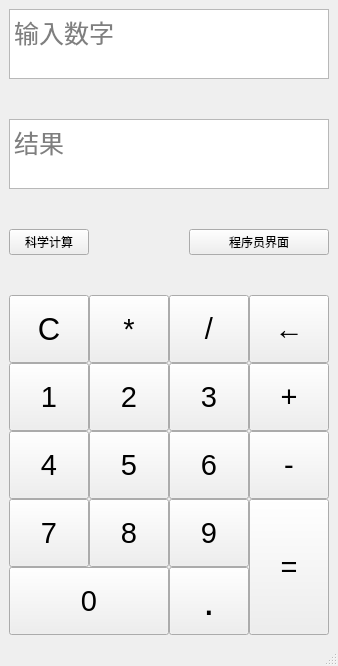
<?xml version="1.0" encoding="UTF-8"?>
<ui version="4.0">
 <class>MainWindow</class>
 <widget class="QMainWindow" name="MainWindow">
  <property name="geometry">
   <rect>
    <x>0</x>
    <y>0</y>
    <width>336</width>
    <height>666</height>
   </rect>
  </property>
  <property name="minimumSize">
   <size>
    <width>0</width>
    <height>0</height>
   </size>
  </property>
  <property name="maximumSize">
   <size>
    <width>33606</width>
    <height>66666</height>
   </size>
  </property>
  <property name="windowTitle">
   <string>计算器</string>
  </property>
  <widget class="QWidget" name="centralwidget">
   <layout class="QVBoxLayout" name="verticalLayout_4" stretch="1,6">
    <property name="spacing">
     <number>40</number>
    </property>
    <item>
     <layout class="QVBoxLayout" name="verticalLayout_3">
      <item>
       <widget class="QTextEdit" name="textEdit">
        <property name="font">
         <font>
          <pointsize>19</pointsize>
         </font>
        </property>
        <property name="readOnly">
         <bool>true</bool>
        </property>
        <property name="html">
         <string>&lt;!DOCTYPE HTML PUBLIC &quot;-//W3C//DTD HTML 4.0//EN&quot; &quot;http://www.w3.org/TR/REC-html40/strict.dtd&quot;&gt;
&lt;html&gt;&lt;head&gt;&lt;meta name=&quot;qrichtext&quot; content=&quot;1&quot; /&gt;&lt;style type=&quot;text/css&quot;&gt;
p, li { white-space: pre-wrap; }
&lt;/style&gt;&lt;/head&gt;&lt;body style=&quot; font-family:'SimSun'; font-size:19pt; font-weight:400; font-style:normal;&quot;&gt;
&lt;p style=&quot;-qt-paragraph-type:empty; margin-top:0px; margin-bottom:0px; margin-left:0px; margin-right:0px; -qt-block-indent:0; text-indent:0px; font-size:20pt;&quot;&gt;&lt;br /&gt;&lt;/p&gt;&lt;/body&gt;&lt;/html&gt;</string>
        </property>
        <property name="placeholderText">
         <string>输入数字</string>
        </property>
       </widget>
      </item>
      <item>
       <widget class="QTextEdit" name="textEdit_2">
        <property name="enabled">
         <bool>true</bool>
        </property>
        <property name="font">
         <font>
          <pointsize>19</pointsize>
         </font>
        </property>
        <property name="readOnly">
         <bool>true</bool>
        </property>
        <property name="placeholderText">
         <string>结果</string>
        </property>
       </widget>
      </item>
      <item>
       <layout class="QHBoxLayout" name="horizontalLayout_7" stretch="1,1">
        <property name="spacing">
         <number>100</number>
        </property>
        <item>
         <widget class="QPushButton" name="pushButton_sen">
          <property name="sizePolicy">
           <sizepolicy hsizetype="Fixed" vsizetype="Minimum">
            <horstretch>0</horstretch>
            <verstretch>0</verstretch>
           </sizepolicy>
          </property>
          <property name="text">
           <string>科学计算</string>
          </property>
         </widget>
        </item>
        <item>
         <widget class="QPushButton" name="pushButton_it">
          <property name="text">
           <string>程序员界面</string>
          </property>
         </widget>
        </item>
       </layout>
      </item>
     </layout>
    </item>
    <item>
     <layout class="QVBoxLayout" name="verticalLayout_2" stretch="1,1,1,2">
      <property name="spacing">
       <number>0</number>
      </property>
      <item>
       <layout class="QHBoxLayout" name="horizontalLayout" stretch="2,1,1,0">
        <property name="spacing">
         <number>0</number>
        </property>
        <item>
         <widget class="QPushButton" name="Button_clear">
          <property name="sizePolicy">
           <sizepolicy hsizetype="Minimum" vsizetype="Minimum">
            <horstretch>5</horstretch>
            <verstretch>0</verstretch>
           </sizepolicy>
          </property>
          <property name="font">
           <font>
            <pointsize>23</pointsize>
           </font>
          </property>
          <property name="text">
           <string>C</string>
          </property>
         </widget>
        </item>
        <item>
         <widget class="QPushButton" name="pushButton_mul">
          <property name="sizePolicy">
           <sizepolicy hsizetype="Minimum" vsizetype="Minimum">
            <horstretch>0</horstretch>
            <verstretch>0</verstretch>
           </sizepolicy>
          </property>
          <property name="font">
           <font>
            <pointsize>22</pointsize>
           </font>
          </property>
          <property name="text">
           <string>*</string>
          </property>
         </widget>
        </item>
        <item>
         <widget class="QPushButton" name="pushButton_div">
          <property name="sizePolicy">
           <sizepolicy hsizetype="Minimum" vsizetype="Minimum">
            <horstretch>0</horstretch>
            <verstretch>0</verstretch>
           </sizepolicy>
          </property>
          <property name="font">
           <font>
            <pointsize>22</pointsize>
           </font>
          </property>
          <property name="text">
           <string>/</string>
          </property>
         </widget>
        </item>
        <item>
         <widget class="QPushButton" name="pushButton_delete">
          <property name="sizePolicy">
           <sizepolicy hsizetype="Minimum" vsizetype="Minimum">
            <horstretch>0</horstretch>
            <verstretch>0</verstretch>
           </sizepolicy>
          </property>
          <property name="font">
           <font>
            <pointsize>22</pointsize>
           </font>
          </property>
          <property name="text">
           <string>←</string>
          </property>
         </widget>
        </item>
       </layout>
      </item>
      <item>
       <layout class="QHBoxLayout" name="horizontalLayout_4">
        <property name="spacing">
         <number>0</number>
        </property>
        <item>
         <widget class="QPushButton" name="pushButton_1">
          <property name="sizePolicy">
           <sizepolicy hsizetype="Minimum" vsizetype="Minimum">
            <horstretch>0</horstretch>
            <verstretch>0</verstretch>
           </sizepolicy>
          </property>
          <property name="font">
           <font>
            <pointsize>22</pointsize>
           </font>
          </property>
          <property name="text">
           <string>1</string>
          </property>
         </widget>
        </item>
        <item>
         <widget class="QPushButton" name="pushButton_2">
          <property name="sizePolicy">
           <sizepolicy hsizetype="Minimum" vsizetype="Minimum">
            <horstretch>0</horstretch>
            <verstretch>0</verstretch>
           </sizepolicy>
          </property>
          <property name="font">
           <font>
            <pointsize>22</pointsize>
           </font>
          </property>
          <property name="text">
           <string>2</string>
          </property>
         </widget>
        </item>
        <item>
         <widget class="QPushButton" name="pushButton_3">
          <property name="sizePolicy">
           <sizepolicy hsizetype="Minimum" vsizetype="Minimum">
            <horstretch>0</horstretch>
            <verstretch>0</verstretch>
           </sizepolicy>
          </property>
          <property name="font">
           <font>
            <pointsize>22</pointsize>
           </font>
          </property>
          <property name="text">
           <string>3</string>
          </property>
         </widget>
        </item>
        <item>
         <widget class="QPushButton" name="pushButton_sub">
          <property name="sizePolicy">
           <sizepolicy hsizetype="Minimum" vsizetype="Minimum">
            <horstretch>0</horstretch>
            <verstretch>0</verstretch>
           </sizepolicy>
          </property>
          <property name="font">
           <font>
            <pointsize>22</pointsize>
           </font>
          </property>
          <property name="text">
           <string>+</string>
          </property>
         </widget>
        </item>
       </layout>
      </item>
      <item>
       <layout class="QHBoxLayout" name="horizontalLayout_5" stretch="0,0,0,0">
        <property name="spacing">
         <number>0</number>
        </property>
        <item>
         <widget class="QPushButton" name="pushButton_4">
          <property name="sizePolicy">
           <sizepolicy hsizetype="Minimum" vsizetype="Minimum">
            <horstretch>0</horstretch>
            <verstretch>0</verstretch>
           </sizepolicy>
          </property>
          <property name="font">
           <font>
            <pointsize>22</pointsize>
           </font>
          </property>
          <property name="text">
           <string>4</string>
          </property>
         </widget>
        </item>
        <item>
         <widget class="QPushButton" name="pushButton_5">
          <property name="sizePolicy">
           <sizepolicy hsizetype="Minimum" vsizetype="Minimum">
            <horstretch>0</horstretch>
            <verstretch>0</verstretch>
           </sizepolicy>
          </property>
          <property name="font">
           <font>
            <pointsize>22</pointsize>
           </font>
          </property>
          <property name="text">
           <string>5</string>
          </property>
         </widget>
        </item>
        <item>
         <widget class="QPushButton" name="pushButton_6">
          <property name="sizePolicy">
           <sizepolicy hsizetype="Minimum" vsizetype="Minimum">
            <horstretch>0</horstretch>
            <verstretch>0</verstretch>
           </sizepolicy>
          </property>
          <property name="font">
           <font>
            <pointsize>22</pointsize>
           </font>
          </property>
          <property name="text">
           <string>6</string>
          </property>
         </widget>
        </item>
        <item>
         <widget class="QPushButton" name="pushButton_minus">
          <property name="sizePolicy">
           <sizepolicy hsizetype="Minimum" vsizetype="Minimum">
            <horstretch>0</horstretch>
            <verstretch>0</verstretch>
           </sizepolicy>
          </property>
          <property name="font">
           <font>
            <pointsize>22</pointsize>
           </font>
          </property>
          <property name="text">
           <string>-</string>
          </property>
         </widget>
        </item>
       </layout>
      </item>
      <item>
       <layout class="QHBoxLayout" name="horizontalLayout_6" stretch="3,1">
        <property name="spacing">
         <number>0</number>
        </property>
        <item>
         <layout class="QVBoxLayout" name="verticalLayout">
          <property name="spacing">
           <number>0</number>
          </property>
          <property name="rightMargin">
           <number>0</number>
          </property>
          <item>
           <layout class="QHBoxLayout" name="horizontalLayout_2" stretch="1,1,1">
            <property name="spacing">
             <number>0</number>
            </property>
            <item>
             <widget class="QPushButton" name="pushButton_7">
              <property name="sizePolicy">
               <sizepolicy hsizetype="Minimum" vsizetype="Minimum">
                <horstretch>0</horstretch>
                <verstretch>0</verstretch>
               </sizepolicy>
              </property>
              <property name="font">
               <font>
                <pointsize>22</pointsize>
               </font>
              </property>
              <property name="text">
               <string>7</string>
              </property>
             </widget>
            </item>
            <item>
             <widget class="QPushButton" name="pushButton_8">
              <property name="sizePolicy">
               <sizepolicy hsizetype="Minimum" vsizetype="Minimum">
                <horstretch>0</horstretch>
                <verstretch>0</verstretch>
               </sizepolicy>
              </property>
              <property name="font">
               <font>
                <pointsize>22</pointsize>
               </font>
              </property>
              <property name="text">
               <string>8</string>
              </property>
             </widget>
            </item>
            <item>
             <widget class="QPushButton" name="pushButton_9">
              <property name="sizePolicy">
               <sizepolicy hsizetype="Minimum" vsizetype="Minimum">
                <horstretch>0</horstretch>
                <verstretch>0</verstretch>
               </sizepolicy>
              </property>
              <property name="font">
               <font>
                <pointsize>22</pointsize>
               </font>
              </property>
              <property name="text">
               <string>9</string>
              </property>
             </widget>
            </item>
           </layout>
          </item>
          <item>
           <layout class="QHBoxLayout" name="horizontalLayout_3" stretch="2,1">
            <property name="spacing">
             <number>0</number>
            </property>
            <item>
             <widget class="QPushButton" name="pushButton_0">
              <property name="sizePolicy">
               <sizepolicy hsizetype="Minimum" vsizetype="Minimum">
                <horstretch>0</horstretch>
                <verstretch>0</verstretch>
               </sizepolicy>
              </property>
              <property name="font">
               <font>
                <pointsize>22</pointsize>
               </font>
              </property>
              <property name="text">
               <string>0</string>
              </property>
             </widget>
            </item>
            <item>
             <widget class="QPushButton" name="pushButton_dian">
              <property name="sizePolicy">
               <sizepolicy hsizetype="Minimum" vsizetype="Minimum">
                <horstretch>0</horstretch>
                <verstretch>0</verstretch>
               </sizepolicy>
              </property>
              <property name="font">
               <font>
                <pointsize>30</pointsize>
                <weight>50</weight>
                <bold>false</bold>
               </font>
              </property>
              <property name="text">
               <string>.</string>
              </property>
             </widget>
            </item>
           </layout>
          </item>
         </layout>
        </item>
        <item>
         <widget class="QPushButton" name="Button_dengyu">
          <property name="sizePolicy">
           <sizepolicy hsizetype="Minimum" vsizetype="Minimum">
            <horstretch>0</horstretch>
            <verstretch>0</verstretch>
           </sizepolicy>
          </property>
          <property name="font">
           <font>
            <pointsize>22</pointsize>
           </font>
          </property>
          <property name="text">
           <string>=</string>
          </property>
         </widget>
        </item>
       </layout>
      </item>
     </layout>
    </item>
   </layout>
  </widget>
  <widget class="QMenuBar" name="menubar">
   <property name="geometry">
    <rect>
     <x>0</x>
     <y>0</y>
     <width>336</width>
     <height>23</height>
    </rect>
   </property>
  </widget>
  <widget class="QStatusBar" name="statusbar"/>
 </widget>
 <resources/>
 <connections/>
</ui>
